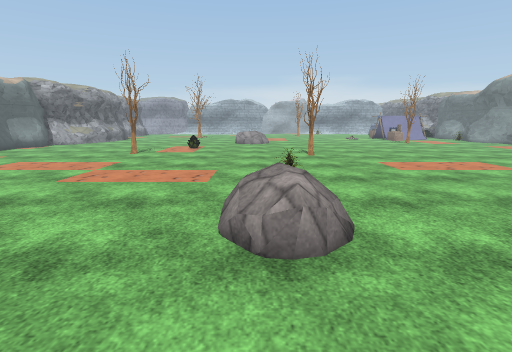
view 1 (above)

19 first-person views from a walk through a Unity game level. The camera is 1.5 m above the floor, tilts 10° down and sees 80° across. The floor is counted in squares, 1 m on a side. Each view is taken from the middle of a square. On the plan, view 1 faces up. The plan holds only what a view shows up to about 15 squares ahead; the rest is blank. The place goes on beyond the plan. The player is left out. Some animated figures are left out. Some surface patterns are stand-ins.

view 2
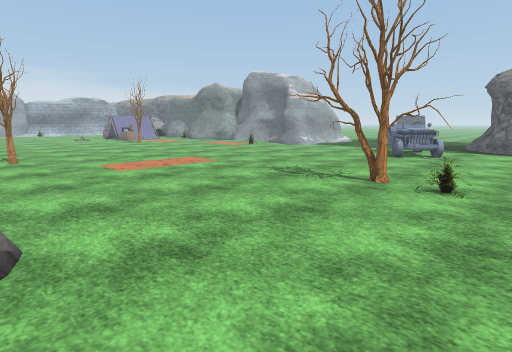

view 3
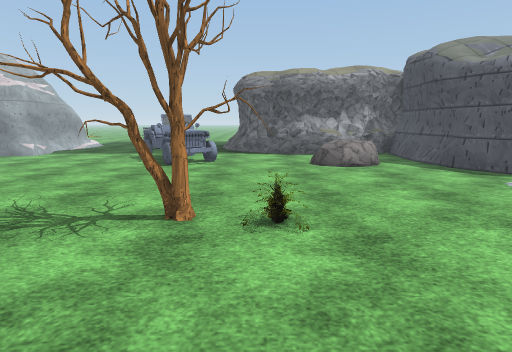

view 4
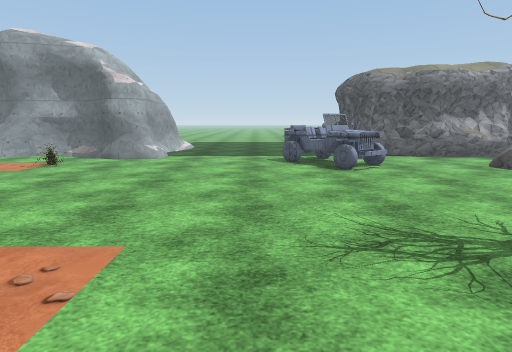

view 5
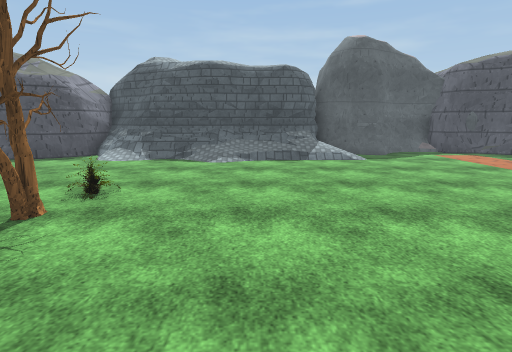

view 6
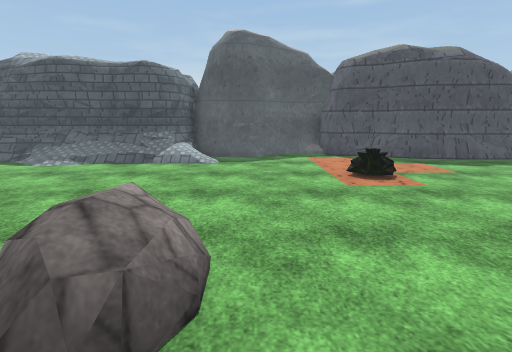

view 7
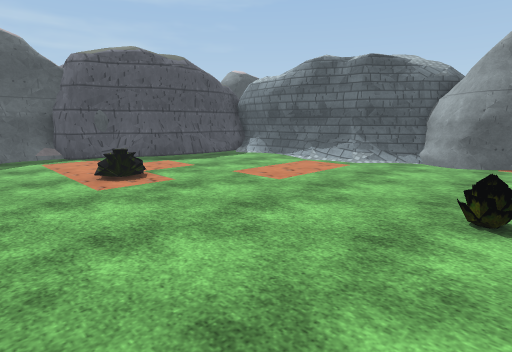

view 8
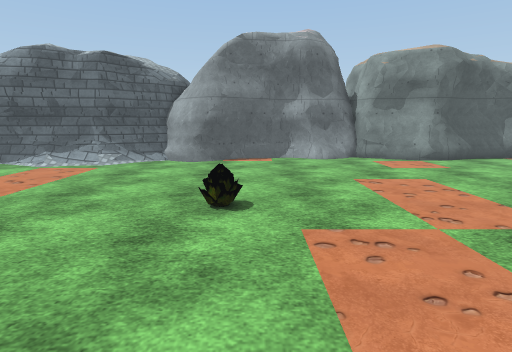

view 9
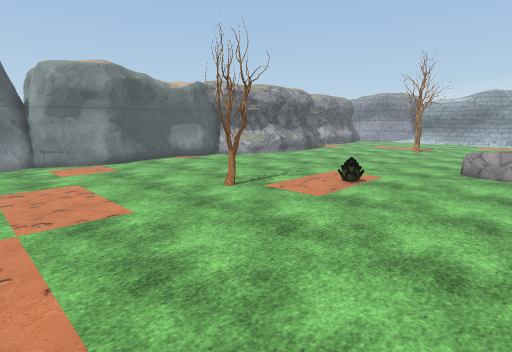

view 10
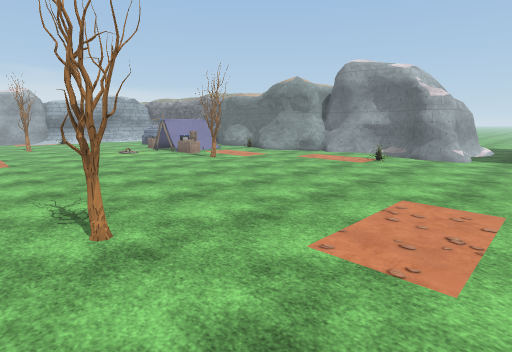

view 11
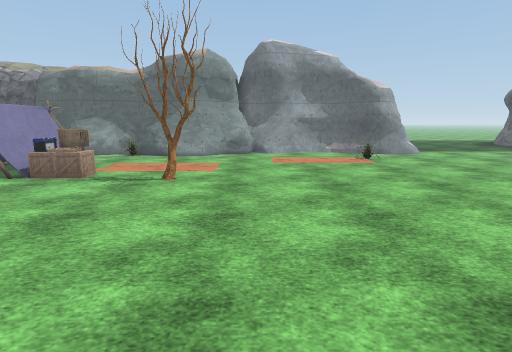

view 12
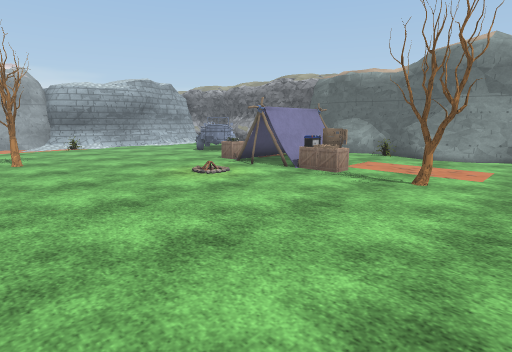

view 13
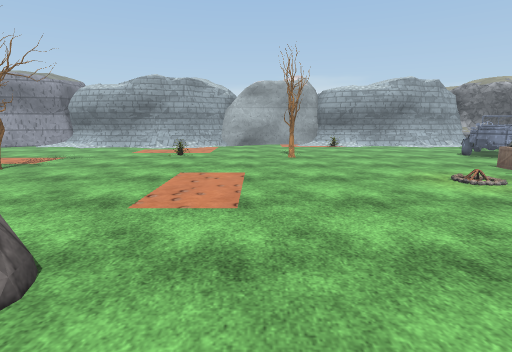

view 14
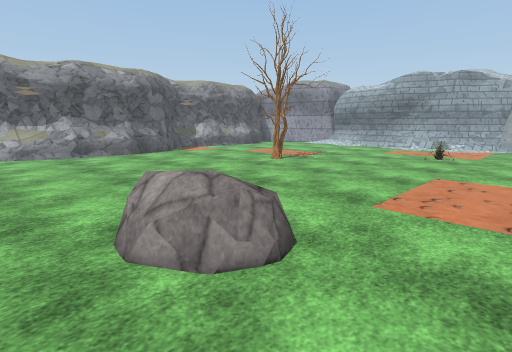

view 15
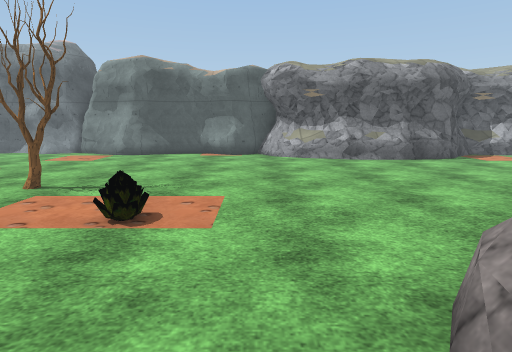

view 16
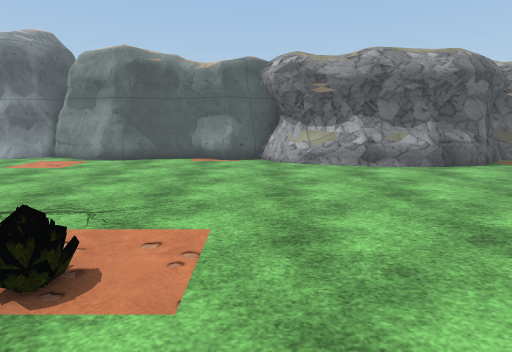

view 17
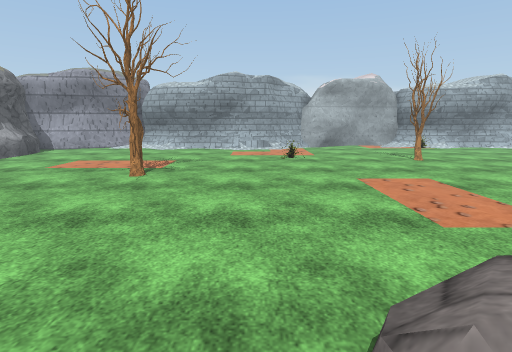

view 18
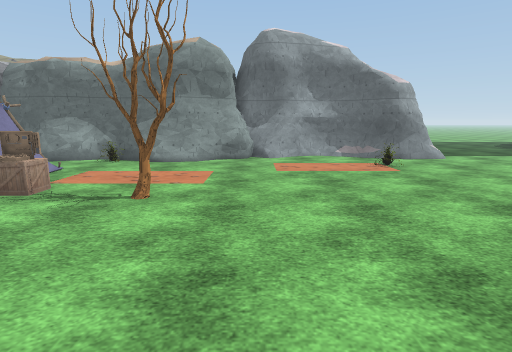

view 19
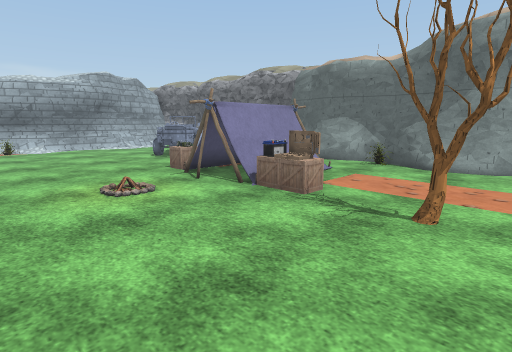

### Floor plan
Key: @ floor where view 1 was taken; # wall or solid block; . floor; / step, stairs or slope; = window, fence, low wall or low ledge; ^ raised ledge; O other object.
Columns run from 14 left of view 1 to 20 right of it. Each row starts with its distance up from view 1.
 37              ...   .......
 36  #.... ....................
 35  #..........................O
 34  #...........//...OO.......OOO
 33  #.................O.......OO
 32 ##..........................
 31 #^......O..................
 30 ##.......O...............OO
 29  ##......O...............OOOO  #
 28   #......O............//.OOOOO #
 27   #..................../.OOOOO.##
 26   #=.....................#O....O#
 25   #=.....................OO....##
 24   #............................##
 23  ##..........OO................##
 22 #^^..........OOO.........O.....##
 21 #=..............................##
 20 #...............................##
 19 #.............. ................=#
 18 #.........O.... .................#
 17 #.............. .................##
 16 #.............................O..##
 15 ##......O........O............O.##
 14 ##..............OO..............##
 13 #...............................###
 12 #...............................==.
 11 #..................................
 10 #.............. ...................
  9 #............../...................
  8 #.............. ...................
  7 #............. ................O...
  6 #......OO..... ...............OOO.
  5 ##............OO.............OOOO.
  4 ##............OO......OO.....OO..
  3 #=.............O.......O..........
  2 ##/....................O.........=#
  1  #/..............................##
  0  #/...........@..............O..##
 -1  ##.......O..................O .^#
 -2  ##.......O..................O  =#
 -3  ##............................ =#
 -4    ............./..///........#==#
 -5    ............///////##=O.#######
 -6   ######.....=/=/########=##
 -7        ###...#####      ####
 -8        #######  #

Positions as (right, up) in squares from view 1, and headings:
1: (0, 0), facing up
2: (1, 0), facing up-right
3: (4, 2), facing right
4: (5, 8), facing right
5: (5, 8), facing down
6: (-1, 7), facing down
7: (-1, 7), facing down-left
8: (-1, 7), facing left
9: (1, 9), facing up-left
10: (1, 9), facing up-right
11: (3, 20), facing right
12: (3, 20), facing up-right
13: (3, 20), facing up
14: (3, 20), facing up-left
15: (1, 20), facing left
16: (-1, 20), facing left
17: (-2, 21), facing up
18: (5, 20), facing right
19: (6, 21), facing up-right
